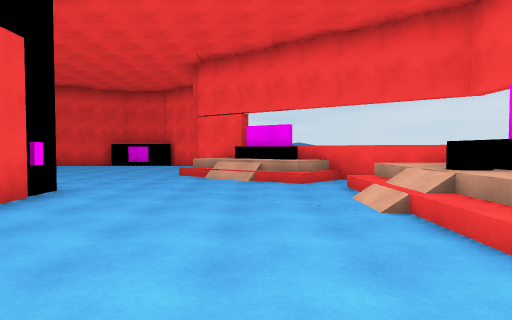
[1] (above)

17 first-person views from a walk through a scene from a Unity 3-D project. The camera is 1.5 m above the floor, tilts 2° down and sees 75° across. The floor is counted in squares, 2 m on a side. Each view is taken from the middle of a square. On the plan, view 1 faces up. The plan holds only what a view shows up to about 11 squares ahead; the rest is blank. The player is left out.

[2]
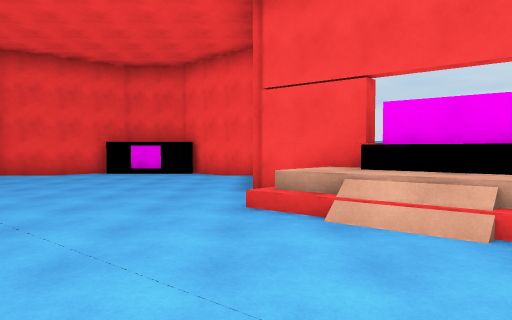

[3]
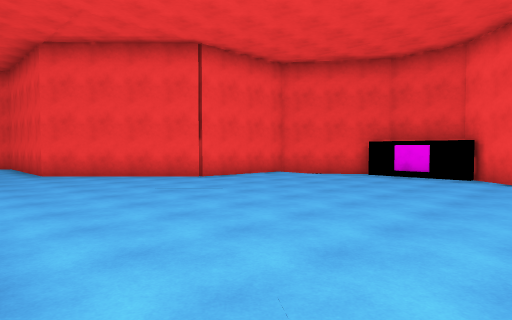

[4]
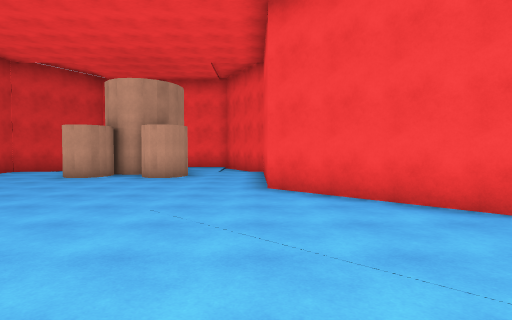

[5]
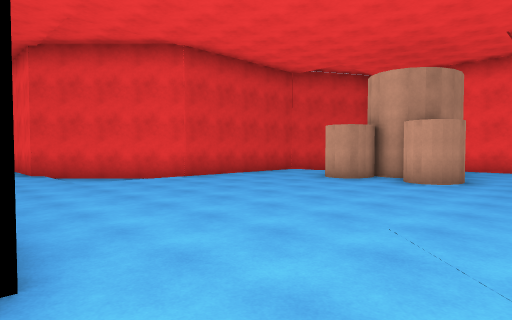

[6]
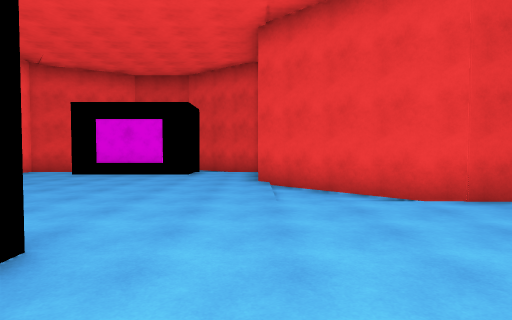

[7]
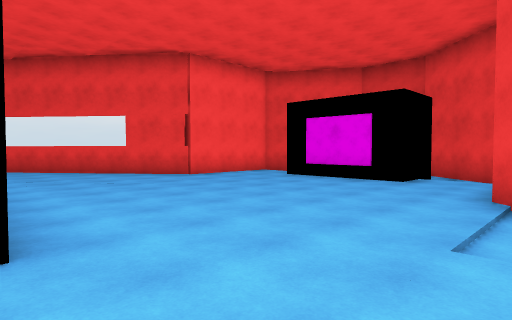

[8]
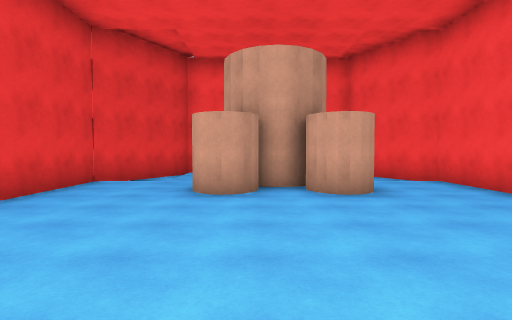

[9]
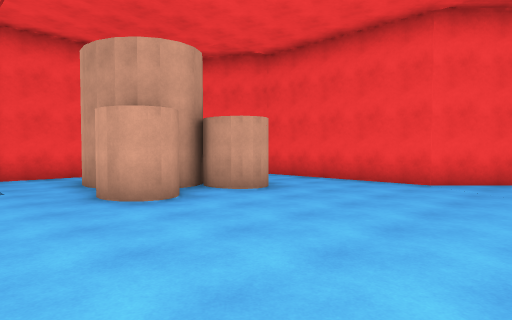

[10]
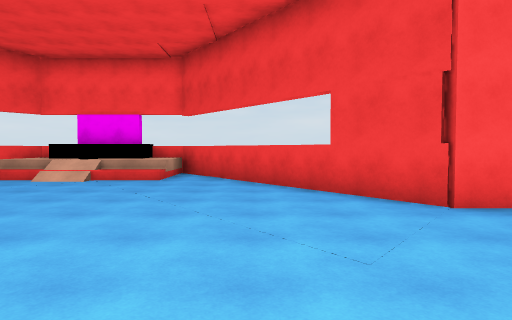

[11]
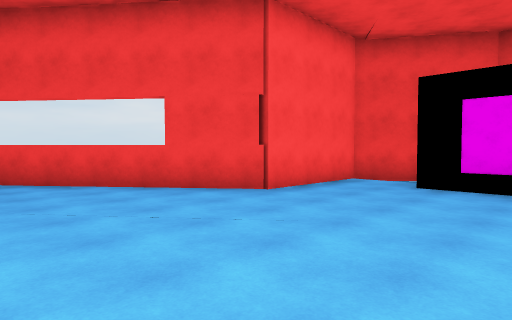

[12]
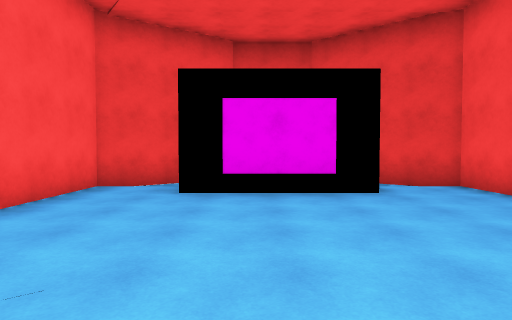

[13]
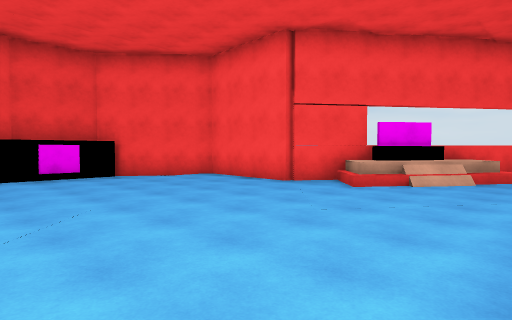

[14]
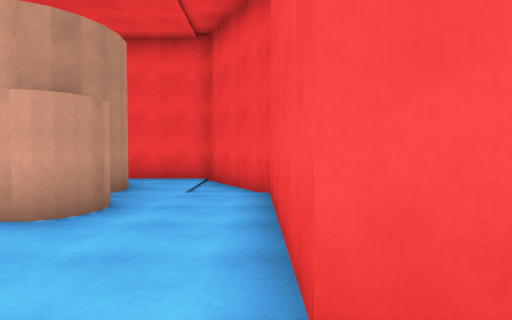

[15]
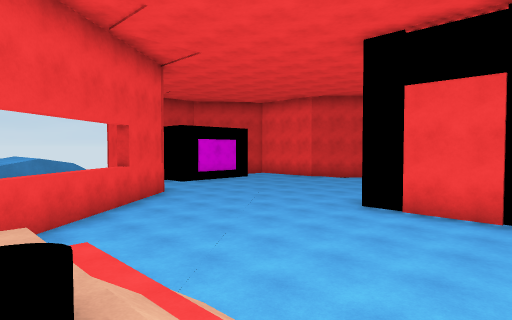

[16]
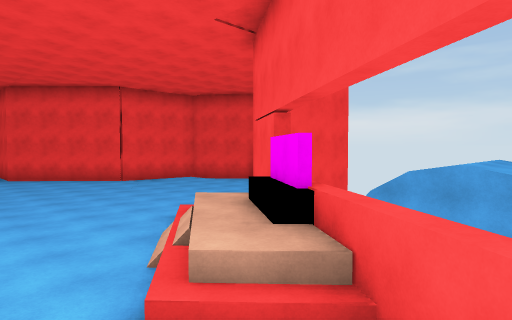

[17]
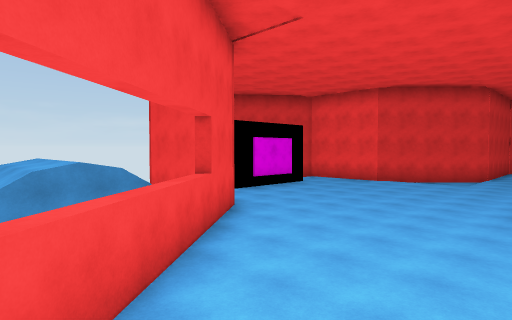

### Floor plan
Key: @ floor where view 1 was taken; # wall or solid block; . main floor; - floor 0.25 m lower than the main floor; : floor 1 m higher than the main floor; / step, stairs or slope; = window, fence, low wall or low ledge; ^ raised ledge; v drop or lower ground; O other object.
Columns run from 20 left of view 1 to 5 right of it. Each row starts with its distance up from view 1.
 16             ######
 15            ##----##   ^
 14           ##//////#  ^^
 13           #.......#   ^
 12           #.......# ^^^
 11          ##.......###
 10         ##........./#
  9    ######.........//^^v
  8  ###.............../=:^#
  7 ##--................./..=
  6 #....#.......#  #...../:
  5 #. ###.......   #...../:^
  4 #. ###.......   #...../O^
  3 #....#.......#  #...../::#
  2 #.......................=
  1 ###....................##
  0   #######--.........@.##
 -1         ##-.........##
 -2          ##........##
 -3           ##.......#
 -4            #.......=^^^
 -5            #.####..= ^^
 -6            #-#   -#   ^
 -7            ###   ##  ^^

Where each view was taken, in squares from view 1:
view 1: 0 up, 0 right, facing up
view 2: 5 up, 2 left, facing up
view 3: 6 up, 2 left, facing up-left
view 4: 8 up, 6 left, facing left
view 5: 8 up, 7 left, facing down-left
view 6: 5 up, 9 left, facing down
view 7: 3 up, 10 left, facing down-right
view 8: 4 up, 9 left, facing left
view 9: 1 up, 10 left, facing up-left
view 10: 0 up, 6 left, facing right
view 11: 2 up, 6 left, facing down-right
view 12: 1 up, 5 left, facing down
view 13: 6 up, 8 left, facing up-right
view 14: 8 up, 11 left, facing left
view 15: 6 up, 3 right, facing down-left
view 16: 6 up, 3 right, facing up-left
view 17: 3 up, 3 right, facing down-left
